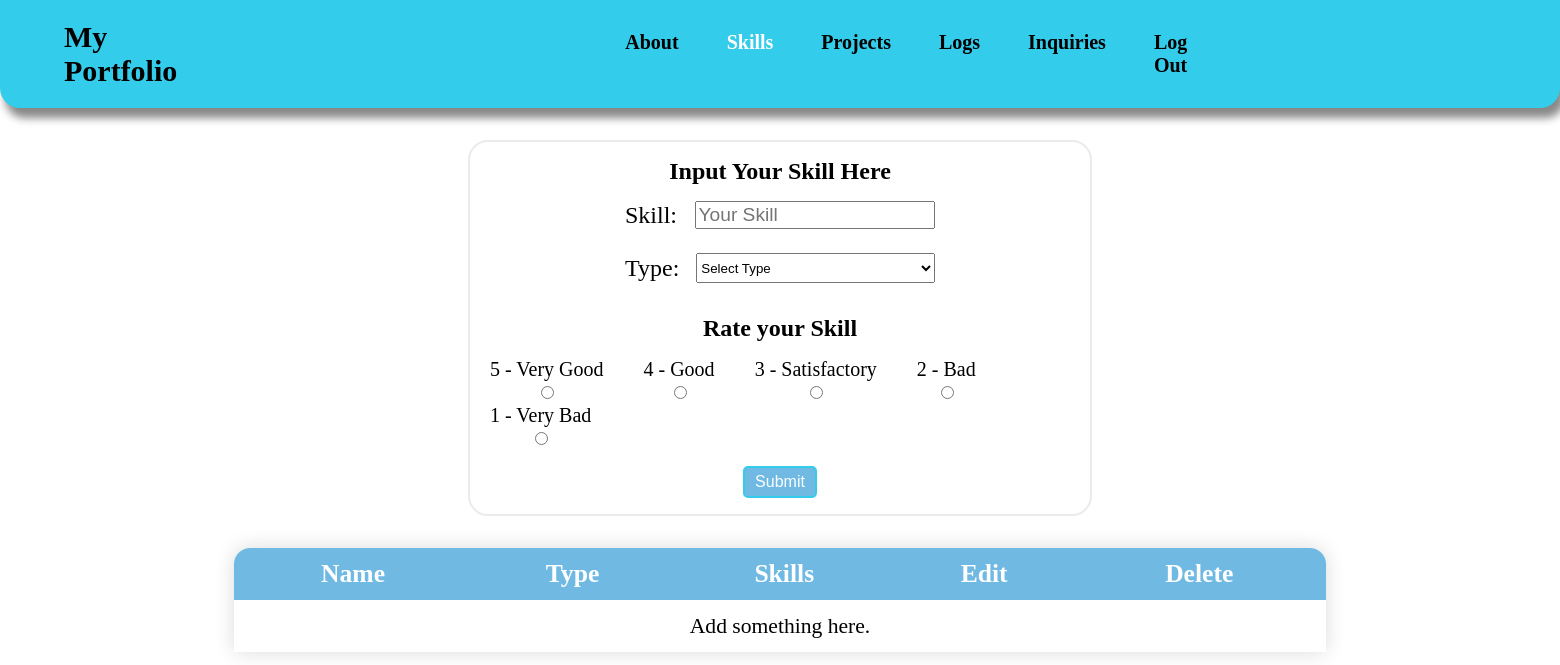
/admin/skills/skills.php (signed in), run on an earlier commit of the app's database.
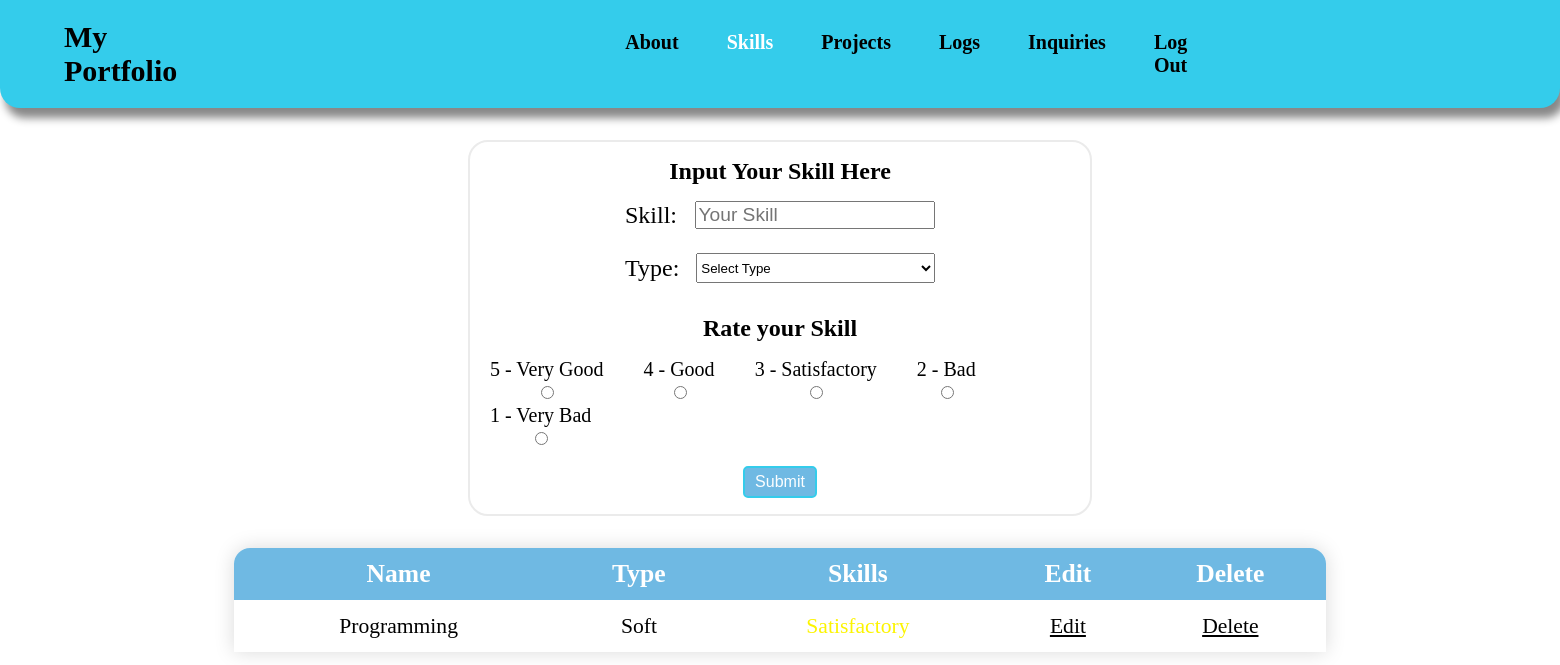
And on a later commit of the database.
### tables this page shows
CREATE TABLE `skills` (
  `id` int(11) NOT NULL,
  `name` varchar(100) NOT NULL,
  `type` varchar(100) NOT NULL,
  `rate` varchar(100) NOT NULL,
  `user_id` int(100) NOT NULL
);

### admin/skills/skills.php (the view, shortened to what the changed rows need)
<!DOCTYPE html>
<html lang="en">
<head>
    <link rel="stylesheet" href="/my_portfolio/css/skills.css">
</head>
<body>
    <?php
        require_once($_SERVER['DOCUMENT_ROOT']. "/my_portfolio/php/config.php");
        $user_id = $_SESSION['id'];
        $rows_per_page = 6;
        $page = isset($_GET['page']) && is_numeric($_GET['page']) ? intval($_GET['page']) : 1;
        $offset = ($page - 1) * $rows_per_page;
        $query = "SELECT * FROM skills WHERE user_id=$user_id LIMIT $rows_per_page OFFSET $offset";
        $result = mysqli_query($conn, $query);
    ?>
    <div class="header">
        <div class="header_container">
            <div class="nav_bar">
                <h1 class="header_title"> <a href="/my_portfolio/php/dashboard.php"> My Portfolio </a> </h1>
            </div>
        </div>
    </div>
    <form action="skills.php" method="POST" class="skill_form">
        <div id="table" class="table">
            <table class="styled_table" id=data>
                <thead>
                    <tr>
                        <th scope="col"> Name </th>
                        <th scope="col" id="col1"> Type </th>
                        <th scope="col" id="col2"> Skills </th>
                        <th scope="col" id="col3"> Edit </th>
                        <th scope="col" id="delete"> <a href="skills.php?delete_all=<?php echo $user_id;?>" onclick="return confirm('Are you sure you want to Delete all of the entries?')"> Delete </a> </th>
                    </tr>
                </thead>
                    <?php
                        if(mysqli_num_rows($result)>0) {
                            while($row = mysqli_fetch_assoc($result)) {
                    ?>
                <tbody>
                    <tr>
                        <td> <?php echo $row['name']; ?> </td>
                        <td> <?php echo $row['type']; ?> </td>
                        <td>
                            <?php
                            if ($row['rate'] ===  "Very Good") {
                            echo '<span style="color:#00d312"> Very Good </span>', '<br>';
                            } elseif ($row['rate'] ===  "Good") {
                            echo '<span style="color:#9fe64e"> Good </span>';
                            } elseif ($row['rate'] ===  "Satisfactory") {
                            echo '<span style="color:#fcf400"> Satisfactory </span>';
                            } elseif ($row['rate'] ===  "Bad") {
                            echo '<span style="color:#f7bc25"> Bad </span>';
                            } elseif ($row['rate'] ===  "Very Bad") {
                            echo '<span style="color:#fa230f"> Very Bad </span>';
                            }
                            ?>
                        </td>
                            <td> <a href="../skills/edit_skills.php?edit=<?php echo $row["id"];?>"> Edit </a> </td>
                            <td> <a href="skills.php?delete=<?php echo $row["id"];?>" onclick="return confirm('Are you sure you want to Delete?')"> Delete </a> </td>
                        </tr>
                        <?php
                                }
                            } else {
                        ?>
                            <tr> <td colspan="5" id="add"> Add something here. </td> </tr>
                        <?php
                        }
                        ?>
                </tbody>
            </table>
        </div>
</form>
</body>
</html>

What changed in the data, as far as the page shows it:
added skills: name "Programming", type "Soft", rate "Satisfactory"
Also different on the page:
text no longer shown: "Add something here."
